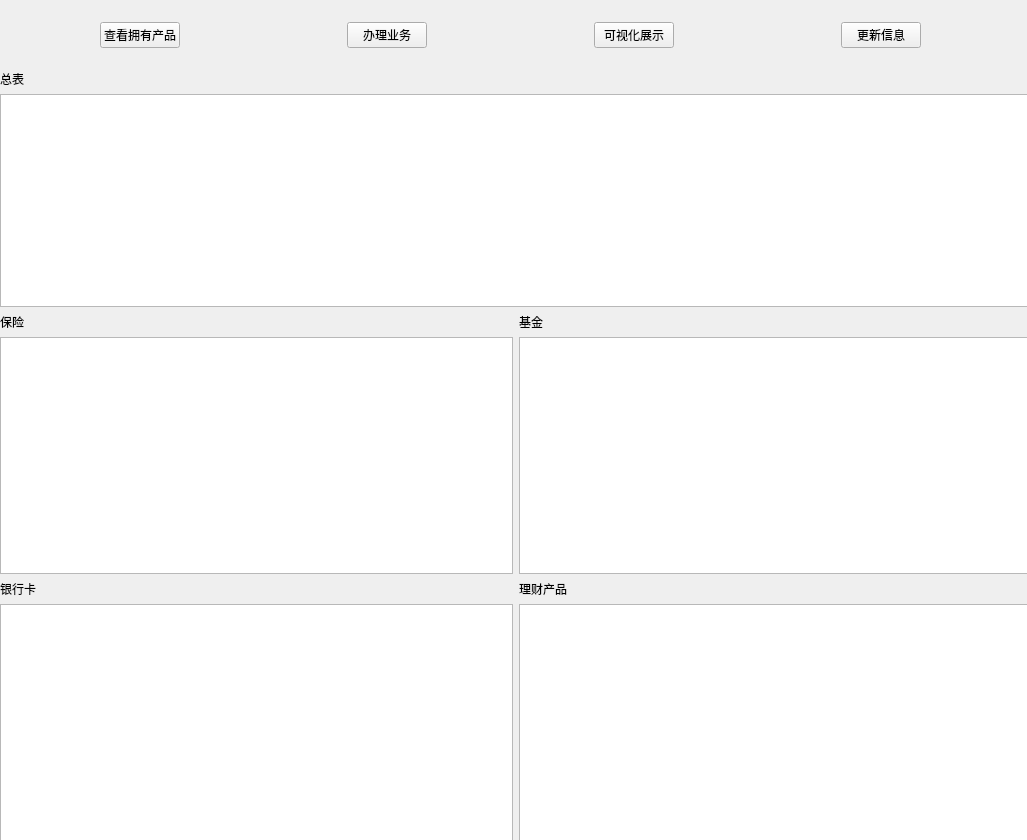
<?xml version="1.0" encoding="UTF-8"?>
<ui version="4.0">
 <class>Form</class>
 <widget class="QWidget" name="Form">
  <property name="geometry">
   <rect>
    <x>0</x>
    <y>0</y>
    <width>1027</width>
    <height>840</height>
   </rect>
  </property>
  <property name="windowTitle">
   <string>Form</string>
  </property>
  <widget class="QWidget" name="layoutWidget">
   <property name="geometry">
    <rect>
     <x>0</x>
     <y>70</y>
     <width>1031</width>
     <height>771</height>
    </rect>
   </property>
   <layout class="QGridLayout" name="gridLayout">
    <item row="0" column="0" colspan="2">
     <layout class="QVBoxLayout" name="verticalLayout">
      <item>
       <widget class="QLabel" name="label">
        <property name="text">
         <string>总表</string>
        </property>
       </widget>
      </item>
      <item>
       <widget class="QTableWidget" name="productTable"/>
      </item>
     </layout>
    </item>
    <item row="1" column="0" colspan="2">
     <layout class="QHBoxLayout" name="horizontalLayout">
      <item>
       <widget class="QLabel" name="label_2">
        <property name="text">
         <string>保险</string>
        </property>
       </widget>
      </item>
      <item>
       <widget class="QLabel" name="label_3">
        <property name="text">
         <string>基金</string>
        </property>
       </widget>
      </item>
     </layout>
    </item>
    <item row="2" column="0">
     <widget class="QTableWidget" name="insuranceTable"/>
    </item>
    <item row="2" column="1">
     <widget class="QTableWidget" name="fundTable"/>
    </item>
    <item row="3" column="0" colspan="2">
     <layout class="QHBoxLayout" name="horizontalLayout_2">
      <item>
       <widget class="QLabel" name="label_4">
        <property name="text">
         <string>银行卡</string>
        </property>
       </widget>
      </item>
      <item>
       <widget class="QLabel" name="label_5">
        <property name="text">
         <string>理财产品</string>
        </property>
       </widget>
      </item>
     </layout>
    </item>
    <item row="4" column="0">
     <widget class="QTableWidget" name="cardTable"/>
    </item>
    <item row="4" column="1">
     <widget class="QTableWidget" name="financesTable"/>
    </item>
   </layout>
  </widget>
  <widget class="QWidget" name="layoutWidget">
   <property name="geometry">
    <rect>
     <x>100</x>
     <y>20</y>
     <width>821</width>
     <height>31</height>
    </rect>
   </property>
   <layout class="QHBoxLayout" name="horizontalLayout_3">
    <item>
     <widget class="QPushButton" name="checkBtn">
      <property name="text">
       <string>查看拥有产品</string>
      </property>
     </widget>
    </item>
    <item>
     <spacer name="horizontalSpacer">
      <property name="orientation">
       <enum>Qt::Horizontal</enum>
      </property>
      <property name="sizeHint" stdset="0">
       <size>
        <width>40</width>
        <height>20</height>
       </size>
      </property>
     </spacer>
    </item>
    <item>
     <widget class="QPushButton" name="manageBtn">
      <property name="text">
       <string>办理业务</string>
      </property>
     </widget>
    </item>
    <item>
     <spacer name="horizontalSpacer_2">
      <property name="orientation">
       <enum>Qt::Horizontal</enum>
      </property>
      <property name="sizeHint" stdset="0">
       <size>
        <width>40</width>
        <height>20</height>
       </size>
      </property>
     </spacer>
    </item>
    <item>
     <widget class="QPushButton" name="showBtn">
      <property name="text">
       <string>可视化展示</string>
      </property>
     </widget>
    </item>
    <item>
     <spacer name="horizontalSpacer_3">
      <property name="orientation">
       <enum>Qt::Horizontal</enum>
      </property>
      <property name="sizeHint" stdset="0">
       <size>
        <width>40</width>
        <height>20</height>
       </size>
      </property>
     </spacer>
    </item>
    <item>
     <widget class="QPushButton" name="updateBtn">
      <property name="text">
       <string>更新信息</string>
      </property>
     </widget>
    </item>
   </layout>
  </widget>
 </widget>
 <resources/>
 <connections/>
</ui>
